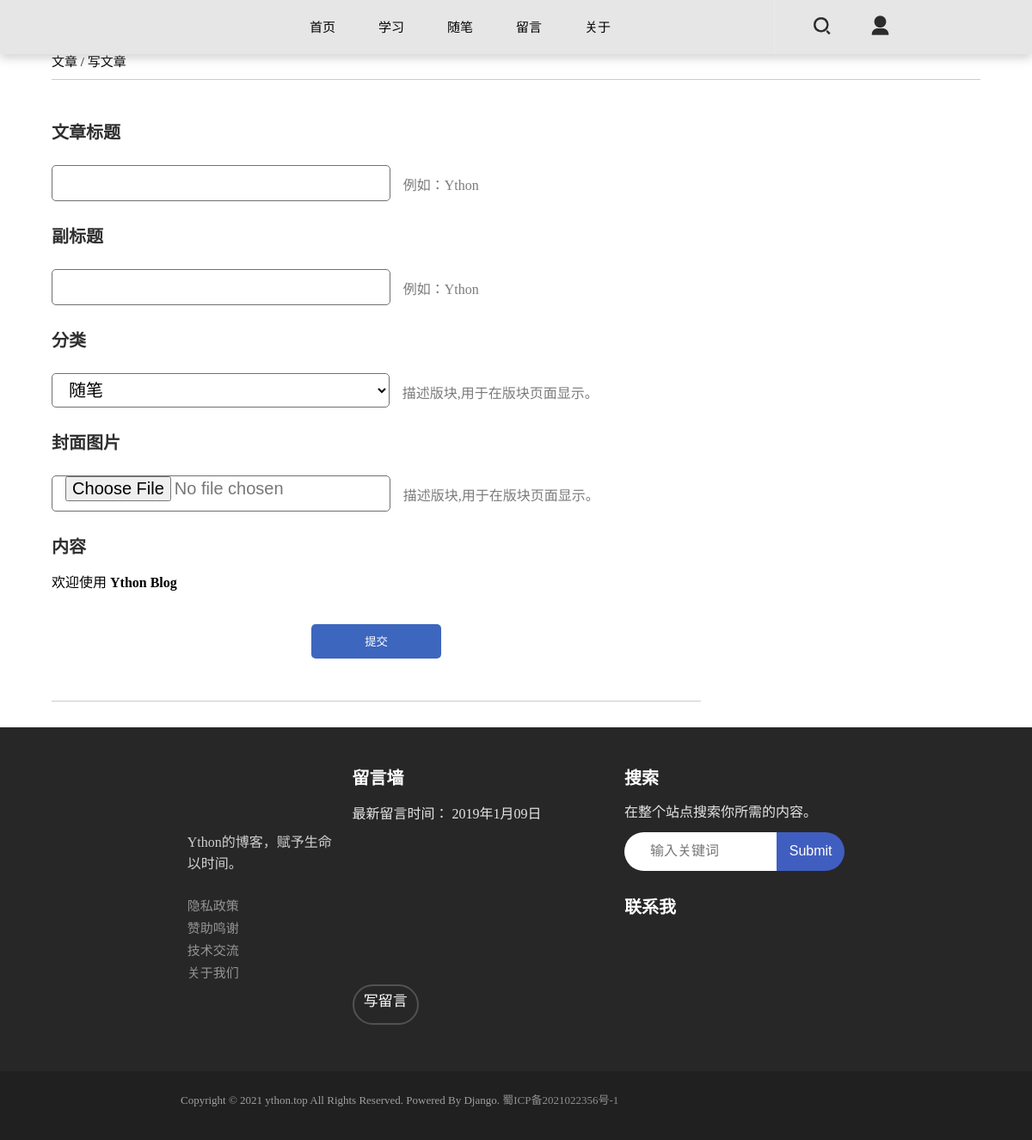
The page /write/ (signed in) on the database as committed earlier.
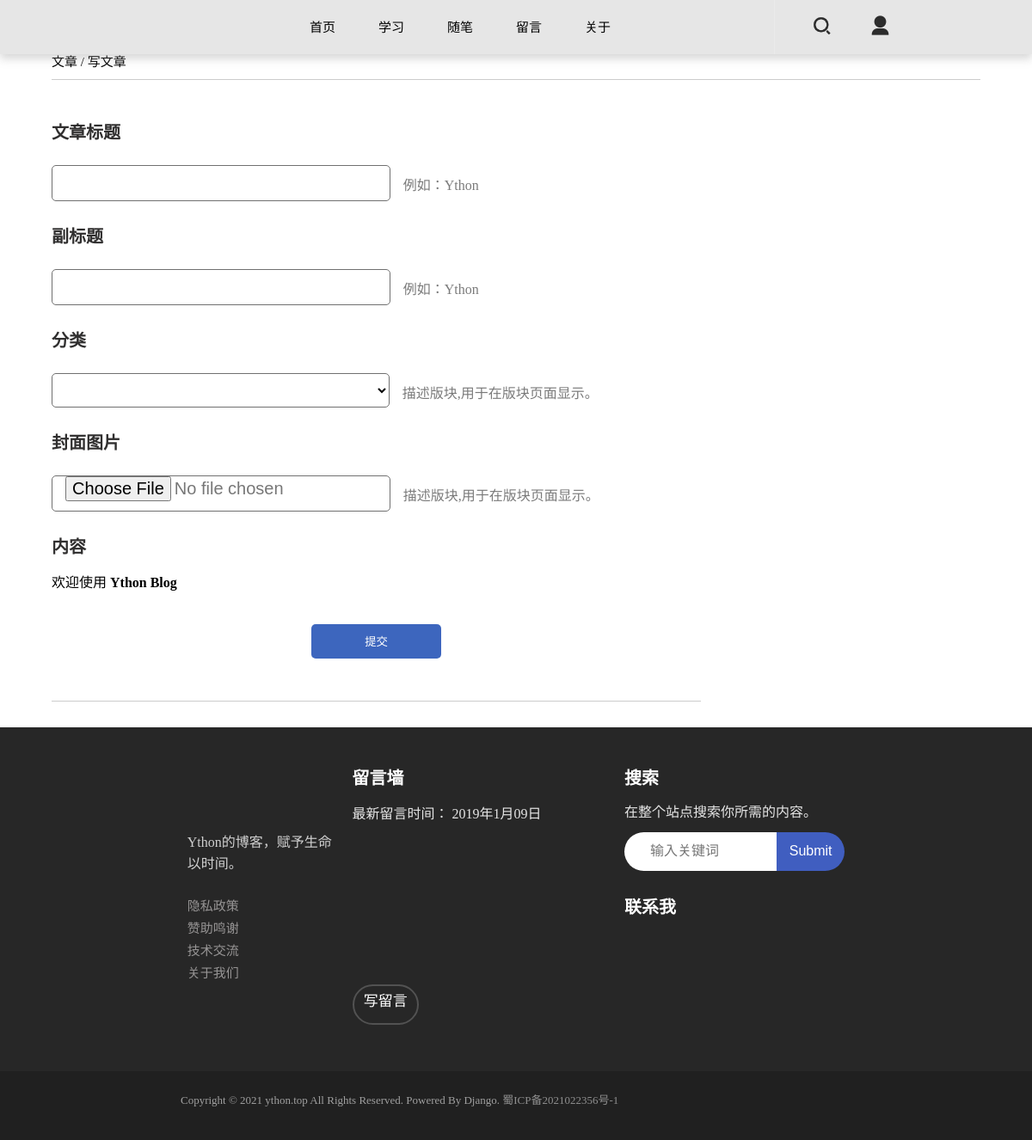
The same page on the database as committed later.
### blog/models.py (models this page shows)
class Section(models.Model):
    id = models.AutoField(primary_key=True)
    name = models.CharField(max_length=20, verbose_name='name', unique=True)
    TreeSum = models.IntegerField(max_length=200, verbose_name='TreeSum', default=0)
    describe = models.CharField(max_length=50, verbose_name='describe', null=True)
    image = models.ImageField('照片', upload_to='uploadimg/', blank=True, null=True)
    parent = models.IntegerField(max_length=200, verbose_name='parent', default=0)

### blog/views.py (the view, shortened to what this page needs)
# urls.py: path('write/', views.write, name='write'),
@permission_required('admin.add_logentry', login_url='/accounts/login/')
def write(request):
    dic = {'title2': '写文章', 'page': 'navs', 'navs': models.Section.objects.all(),
           'sys': models.ArticleSystem.objects.all(), 'last': models.ArticleSystem.objects.last(),
           'mess': models.Remark.objects.all().order_by('-id')[:5], 'messlast': models.Remark.objects.last()}
    getsetting(dic)
    if request.user.is_authenticated:
        dic['login'] = True
    else:
        dic['login'] = False
    return render(request, 'article/write.html', dic)

### blog/views.py (called while the page is built)
def getsetting(dic):
    f = open('static/setting/setting.json', 'r')
    data = f.read()
    data = json.loads(data)
    dic.update(data)
    f.close()

### templates/article/write.html (shortened to what this page needs)
{% extends 'article/base.html' %}
{% block content %}
<div class="adminbody">
    <p class="admintitle">文章 / 写文章</p>
    <div class="adminline"></div>
    <div class="adminbodybox">
        <div class="adminl">
            <form action="/write/" method="POST" enctype="multipart/form-data">
            <p class="admintitles"><b>文章标题</b></p>
            <div class="admininputbox">
                <input type="text" class="textbox" style="height: 40px;" name="name">
                <div class="textboxdata">
                    <p>例如：Ython</p>
                </div>
            </div>
            <p class="admintitles"><b>副标题</b></p>
            <div class="admininputbox">
                <input type="text" class="textbox" style="height: 40px;" name="fname">
                <div class="textboxdata">
                    <p>例如：Ython</p>
                </div>
            </div>
            <p class="admintitles"><b>分类</b></p>
            <div class="admininputbox">
                <select class="textbox2" style="height: 40px;" name="key">
                    {% for nav in navs %}
                    {% if nav.TreeSum == 0 %}
                    <option value ="{{nav.id}}">{{nav.name}}</option>
                    {% endif %}
                    {% endfor %}
                  </select>
                <div class="textboxdata">
                    <p>描述版块,用于在版块页面显示。</p>
                </div>
            </div>
            <p class="admintitles"><b>封面图片</b></p>
            <div class="admininputbox">
                <input type="file" class="textbox" style="height: 40px;" name="navimg">
                <div class="textboxdata">
                    <p>描述版块,用于在版块页面显示。</p>
                </div>
            </div>
            <p class="admintitles"><b>内容</b></p>
            <div id="div1" name="body">
                <p>欢迎使用 <b>Ython Blog</b></p>
            </div>
            <input type="submit" class="adminsubmit2" value="提交">
        </form>
            <div class="adminline"></div>
        </div>
    </div>
</div>
{% block bottom %}
{% include 'blog/bottom.html' %}
{% endblock %}
{% endblock %}

### templates/blog/navheader.html (shortened to what this page needs)
<header>
    <div class="headertwo">
        <div class="logo">
            <embed src="/static/svg/logo.svg" width="50" height="50" type="image/svg+xml"  style="margin-top:7px;"/>
        </div>
        <div class="navs">
                <div class="navbox"><a href="/" class="navfont2">首页</a></div>
                <ul class="nav1">
                    {% for nav in navs %}
                    {% if nav.TreeSum == 0 %}
                    {% if nav.parent == 0 %}
                    <div class="navbox"><a href="/navs/?name={{nav.id}}&page=1" class="navfont2">{{nav.name}}</a></div>
                    {% endif %}
                    {% elif nav.TreeSum > 0 %}
                    <li>
                    <div class="navbox"><a href="#" class="navfont2">{{nav.name}}</a></div>
                    </li>
                    {% endif %}
                    {% endfor %}
                </ul>
                <div class="navbox"><a href="/mess/" class="navfont2">留言</a></div>
                <div class="navbox"><a href="/about/" class="navfont2">关于</a></div>
        </div>
        <div class="search">
            <a href="/search/?name="><img src="/static/image/search1.png" alt="" width="30" height="30" style="margin-top:15px;margin-left: 40px;" ></a>
            {% if login == False %}
            <a href="/accounts/login/"><img src="/static/image/loginico1.png" alt="" width="25" height="25" style="margin-top:20px;margin-left: 40px;"></a>
            {% elif login == True %}
            <ul class="nav1">
                <li>
                <div class="navbox2"><img src="/static/image/loginico1.png" alt="" width="25" height="25" style="margin-top:14px;margin-left: 40px;"></div>
                </li>
            </ul>
            {% endif %}
        </div>
    </div>
</header>

Rows that differ between the two databases and show on the page:
changed Section "随笔": TreeSum 0 → 1 (drawn)
Other text that changed with them:
form field key: "随笔" → (not shown)
